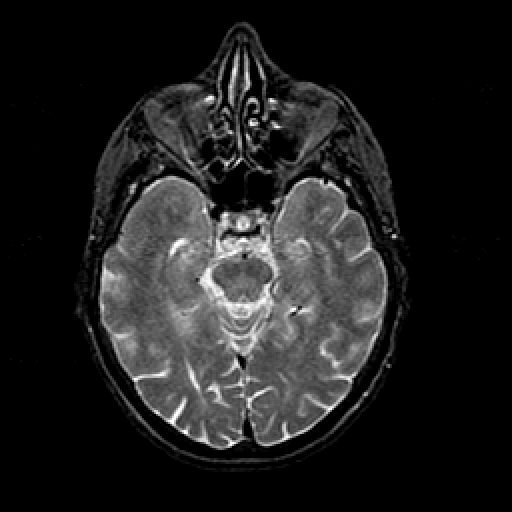
%> input picture MATLAB/Lesson1/1.gif, 512 x 512 px
$ octave ImageFeaturesChecks.m   (GNU Octave 9; MATLAB toolbox functions it lacks are replaced by stand-ins)
%> lines starting %> are read from the running program, lines starting %| are printed output that depends on the picture

I1 = imread('../Images/1.gif');
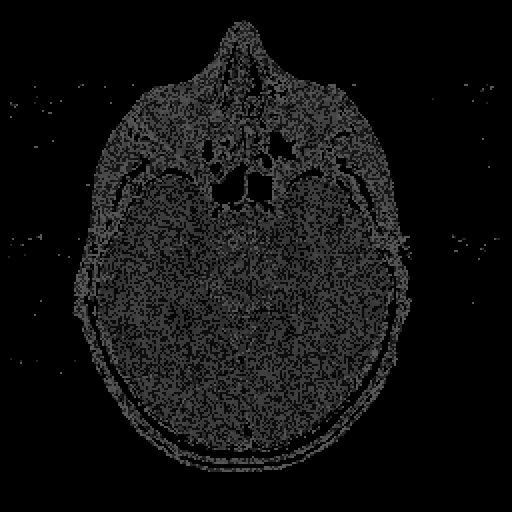
%> I1: size 512x512 uint8; min 0, max 91, mean 17.3
I = medfilt2(I1, [3,3]);
imtool(I)

RGB = ind2rgb(I,jet(70));
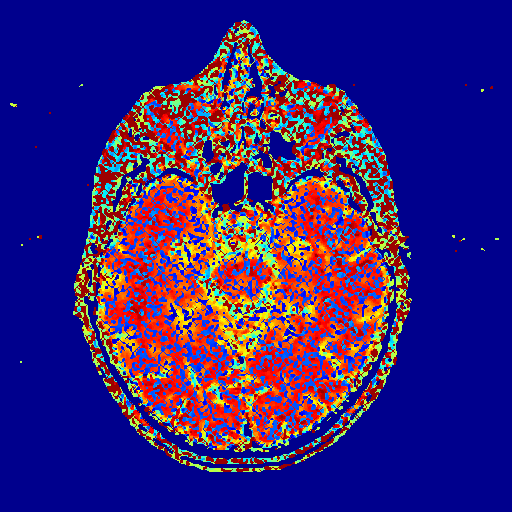
%> RGB: size 512x512x3 double; mean R, G, B 0.224, 0.133, 0.469
J = im2double(RGB);
imshow(J);
R = J(:,:,1);
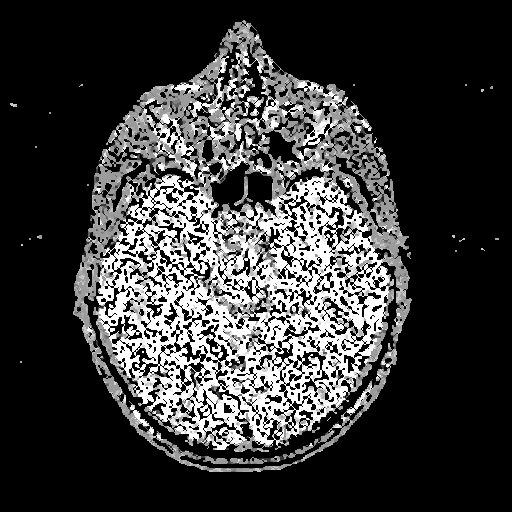
%> R: size 512x512 double; min 0, max 1, mean 0.224
figure, imshow(R)

% Entorpy
p = hist(length(R));
%> p = [0 0 0 0 1 0 0 0 0 0]
R_entropy1 = -sum(p.*log2(p));
%> R_entropy1 = NaN


R_entropy = entropy(R);
%> R_entropy = 1.56
fprintf("Entropy of Red CHannel: %6.2f\n",R_entropy);
%| Entropy of Red CHannel:   1.56

%Kurtosis

R_kurtosis = kurtosis(kurtosis(R));
%> R_kurtosis = NaN
fprintf("Kurtosis of Red Channel: %6.2f\n",R_kurtosis);
%| Kurtosis of Red Channel:    NaN


%%
%Contrast
% NOt this one
R_contrast = contrast(R,30);
%> R_contrast = 30 rows, first 12: [0 0 0; 2.62e-05 2.62e-05 2.62e-05; 0.0033 0.0033 0.0033; 0.0383 0.0383 0.0383; 0.0384 0.0384 0.0384; 0.0435 0.0435 0.0435; 0.0435 0.0435 0.0435; 0.0828 0.0828 0.0828; 0.0895 0.0895 0.0895; 0.0896 0.0896 0.0896; 0.0979 0.0979 0.0979; 0.0979 0.0979 0.0979]
fprintf("Contrast of Red Channel: ");
R_contrast;
figure,imshow(R_contrast);

%Contrast and homogeneity
glcm=graycomatrix(R,'Offset',[2 0;0 2]);
% stats = graycoprops(glcm,{'contrast','homogeneity'});
stats_C = graycoprops(glcm,{'contrast'});
%> stats_C = {Contrast [5.09 5.21]}
fprintf("Red Channel stats: ")
R_contrast=sum(stats_C.Contrast)/2 % There are two values for contrasts, so average them
%> R_contrast = 5.15
R_contrast
%> R_contrast = 5.15

stats_H = graycoprops(glcm,{'homogeneity'});
%> stats_H = {Homogeneity [0.854 0.85]}
sum(stats_H.Homogeneity)/2 % There are two values for Homogeneity, so average them
%> ans = 0.852


% A Oneline code
%  R_contrast = sum(graycoprops(glcm,{'contrast'}))/2;
%  R_contrast

% ANother way

 R_stats = graycoprops(glcm,{'contrast','homogeneity'});
%> R_stats = {Contrast [5.09 5.21], Homogeneity [0.854 0.85]}
 R_stats
%> R_stats = {Contrast [5.09 5.21], Homogeneity [0.854 0.85]}

 R_contrast=sum(R_stats.Contrast)/2;
 R_homogeneity=sum(R_stats.Homogeneity)/2;
%> R_homogeneity = 0.852
